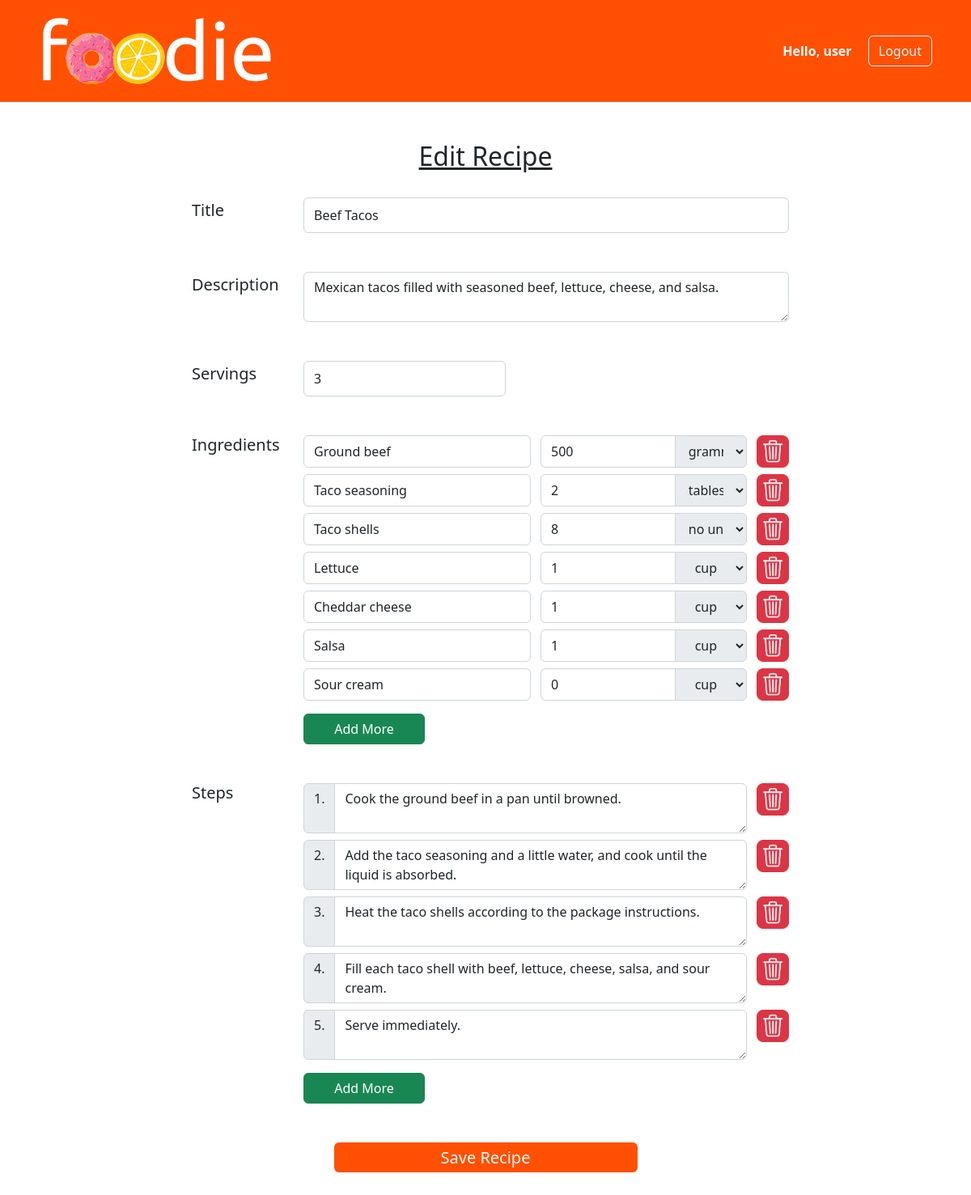
The page /editrecipe/1/3 (signed in) on the database its author committed.
### tables this page shows
CREATE TABLE recipes (
    id INTEGER PRIMARY KEY AUTOINCREMENT,
    user_id INTEGER,
    title TEXT,
    description TEXT,
    servings INTEGER,
    FOREIGN KEY (user_id) REFERENCES users(id)
);

CREATE TABLE ingredients (
    id INTEGER PRIMARY KEY AUTOINCREMENT,
    recipe_id INTEGER,
    ingredient TEXT,
    quantity REAL,
    units TEXT,
    FOREIGN KEY (recipe_id) REFERENCES recipes(id)
);

CREATE TABLE steps (
    id INTEGER PRIMARY KEY AUTOINCREMENT,
    recipe_id INTEGER,
    step TEXT,
    FOREIGN KEY (recipe_id) REFERENCES recipes(id)
);

### app.py (the view)
@app.route("/editrecipe/<user_id>/<recipe_id>", methods=["GET", "POST"])
@login_required
@user_specific
def editrecipe(user_id, recipe_id):
    if request.method == "POST":
        cur.execute("DELETE FROM ingredients WHERE recipe_id = ?", (recipe_id,))
        cur.execute("DELETE FROM steps WHERE recipe_id = ?", (recipe_id,))
        con.commit()
        title = request.form.get("title")
        if request.form.get("description") is not None:
            description = request.form.get("description")
        else:
            description = None
        if request.form.get("servings") is not None:
            servings = request.form.get("servings")
        else:
            servings = None
        cur.execute("UPDATE recipes SET title=?, description=?, servings=? WHERE id = ? ", (title, description, servings, recipe_id))
        con.commit()
        ingredient_count = 0
        for ingredient in request.form.getlist("ingredient"):
            quantity = request.form.getlist("quantity")[ingredient_count]
            units = request.form.getlist("units")[ingredient_count]
            cur.execute("INSERT INTO ingredients (recipe_id, ingredient, quantity, units) VALUES (?, ?, ?, ?)", (recipe_id, ingredient, quantity, units))
            con.commit()
            ingredient_count += 1
        step_count = 0
        for step in request.form.getlist("step"):
            cur.execute("INSERT INTO steps (recipe_id, step) VALUES (?, ?)", (recipe_id, step))
            con.commit()
            step_count += 1
        return redirect(f"/recipe/{session['user_id']}/{recipe_id}")
    else:
        recipe, ingredients, steps, pictures = get_recipe_info(recipe_id)
        return render_template("editrecipe.html", recipe=recipe, ingredients=ingredients, steps=steps, pictures=pictures)

### app.py (called while the page is built)
def get_recipe_info(id):
    recipe = cur.execute("SELECT * FROM recipes WHERE id = ?", (id,)).fetchone()
    ingredients = cur.execute("SELECT ingredient, quantity, units FROM ingredients WHERE recipe_id = ?", (id,)).fetchall()
    steps = cur.execute("SELECT step FROM steps WHERE recipe_id = ?", (id,)).fetchall()
    pictures = cur.execute("SELECT filename FROM pictures WHERE recipe_id = ?", (id,)).fetchall()
    return recipe, ingredients, steps, pictures

def login_required(view):
    @functools.wraps(view)
    def wrapped_view(**kwargs):
        if "username" not in session:
            return redirect("/login")
        return view(**kwargs)
    return wrapped_view

def user_specific(view):
    @functools.wraps(view)
    def wrapped_view(**kwargs):
        user_id = request.view_args.get('user_id')
        if user_id != session['user_id']:
            return redirect("/")
        return view(**kwargs)
    return wrapped_view

### templates/editrecipe.html (shortened to what this page needs)
{% extends "layout.html" %}
{% block main %}
<div class="container recipe-form-container mt-5">
    <div class="row mb-4">
        <h2><u><center>Edit Recipe</center></u></h2>
    </div>
    <form enctype="multipart/form-data" method="post">
        <div class="row mb-5">
            <div class="form-label mt-1"><h5>Title</h5></div>
            <input class="col form-control" name="title" type="text" value="{{ recipe['title'] }}" required>
        </div>
        <div class="row mb-5">
            <div class="form-label mt-1"><h5>Description</h5></div>
            <textarea class="col form-control" name="description">{{ recipe['description'] }}</textarea>
        </div>
        <div class="row mb-5">
            <div class="form-label mt-1"><h5>Servings</h5></div>
            <input class="col form-control" id="servings-form-input" name="servings" type="number" value="{{ recipe['servings'] }}">
        </div>
        <div class="row mb-2">
            <div class="form-label"><h5>Ingredients</h5></div>
            <div class="col" id="ingredients">
                {% for ingredient in ingredients %}
                <div class="row mb-2">
                    <input class="col form-control" name="ingredient" type="text" placeholder="Ingredient" value="{{ ingredient['ingredient'] }}" required>
                    <span class="col input-group">
                        <input class="form-control" name="quantity" type="number" placeholder="Amount" value="{{ ingredient['quantity'] | norm }}" required>
                        {{ macros.select_units_field(selected=ingredient['units']) }}
                    </span>
                    <button class="btn delete-button p-0" id="delete-ingredient-button" type="button">
                        <img src="/static/images/delete-button.png" alt="delete-button">
                    </button>
                </div>
                {% endfor %}
            </div>
        </div>
        <div class="row mb-5">
            <div class="form-label"></div>
            <button class="col btn btn-success" id="add-ingredient-button" type="button">Add More</button>
        </div>
        <div class="row mb-2">
            <div class="form-label"><h5>Steps</h5></div>
            <div class="col" id="steps">
                {% for step in steps %}
                <div class="row mb-2">
                    <span class="col input-group ps-0">
                        <span class="input-group-text" id="step-num" style="align-items:flex-start">1.</span>
                        <textarea class="form-control" name="step" required>{{ step['step'] }}</textarea>
                    </span>
                    <button class="btn delete-button p-0" id="delete-step-button" type="button">
                        <img src="/static/images/delete-button.png" alt="delete-button">
                    </button>
                </div>
                {% endfor %}
            </div>
        </div>
        <div class="row mb-5">
            <div class="form-label"></div>
            <button class="col btn btn-success" id="add-step-button" type="button">Add More</button>
        </div>
       <div class="row my-5 justify-content-center">
        <button class="btn btn-orange" type="submit" style="width:50%">
            <h5>Save Recipe</h5>
        </button>
    </div>
    </form>
</div>
{% endblock %}

### templates/macros.html (shortened to what this page needs)
{% macro select_units_field(selected='') %}
    <select class="input-group-text" name="units" id="select-units-field">
        {% if selected == '' %}
            <option value="" selected>no units</option>
        {% else %}
            <option value="">no units</option>
        {% endif %}
        {% if selected == 'g' %}
            <option value="g" selected>gramme (g)</option>
        {% else %}
            <option value="g">gramme (g)</option>
        {% endif %}
        {% if selected == 'tbsp.' %}
            <option value="tbsp." selected>tablespoon (tbsp.)</option>
        {% else %}
            <option value="tbsp.">tablespoon (tbsp.)</option>
        {% endif %}
        {% if selected == 'cup' %}
            <option value="cup" selected>cup</option>
        {% else %}
            <option value="cup">cup</option>
        {% endif %}
    </select>
{% endmacro %}

### static/style.css (style rules this page uses)
:root { --orange: #FF5003; }
body { min-width: 400px; }
.recipe-form-container { min-width: 750px !important; max-width: 750px !important; }
.btn-orange { background-color: var(--orange) !important; outline-color: var(--orange) !important; color: white !important; height: 37px; }
.form-label { flex: 0 0 150px; }
.delete-button { flex: 0 0 40px; border: none; background-color: white; display: flex; align-items: flex-start; }
.delete-button > img { width: 100%; }
#add-ingredient-button, #add-step-button { flex: 0 0 150px; }
#servings-form-input { flex: 0 0 250px; }
#select-units-field { width: 35%; }

### rows shown on the page
recipes: title "Beef Tacos", description "Mexican tacos filled with seasoned beef, lettuce, cheese, and salsa.", servings "3"
ingredients: ingredient "Ground beef", quantity "500"
ingredients: ingredient "Taco seasoning", quantity "2", units "tablespoon (tbsp.)"
ingredients: ingredient "Taco shells", quantity "8"
ingredients: ingredient "Lettuce", quantity "1", units "cup"
ingredients: ingredient "Cheddar cheese", quantity "1", units "cup"
ingredients: ingredient "Salsa", quantity "1", units "cup"
ingredients: ingredient "Sour cream", quantity "0", units "cup"
steps: step "Cook the ground beef in a pan until browned."
steps: step "Add the taco seasoning and a little water, and cook until the liquid is absorbed."
steps: step "Heat the taco shells according to the package instructions."
steps: step "Fill each taco shell with beef, lettuce, cheese, salsa, and sour cream."
steps: step "Serve immediately."

### other values the page prints
{{ session["username"] }} "user"
